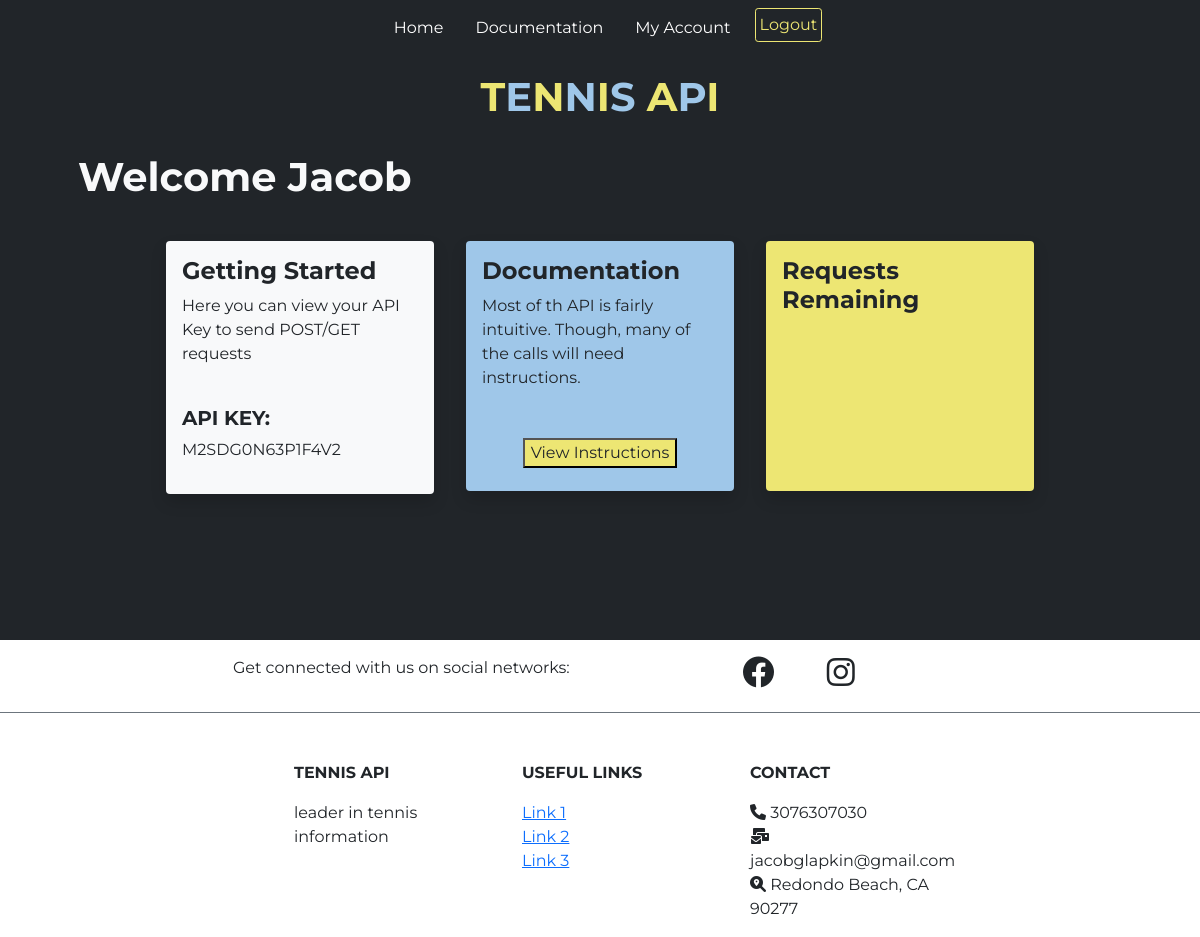
The page /home (signed in) on the database as committed earlier.
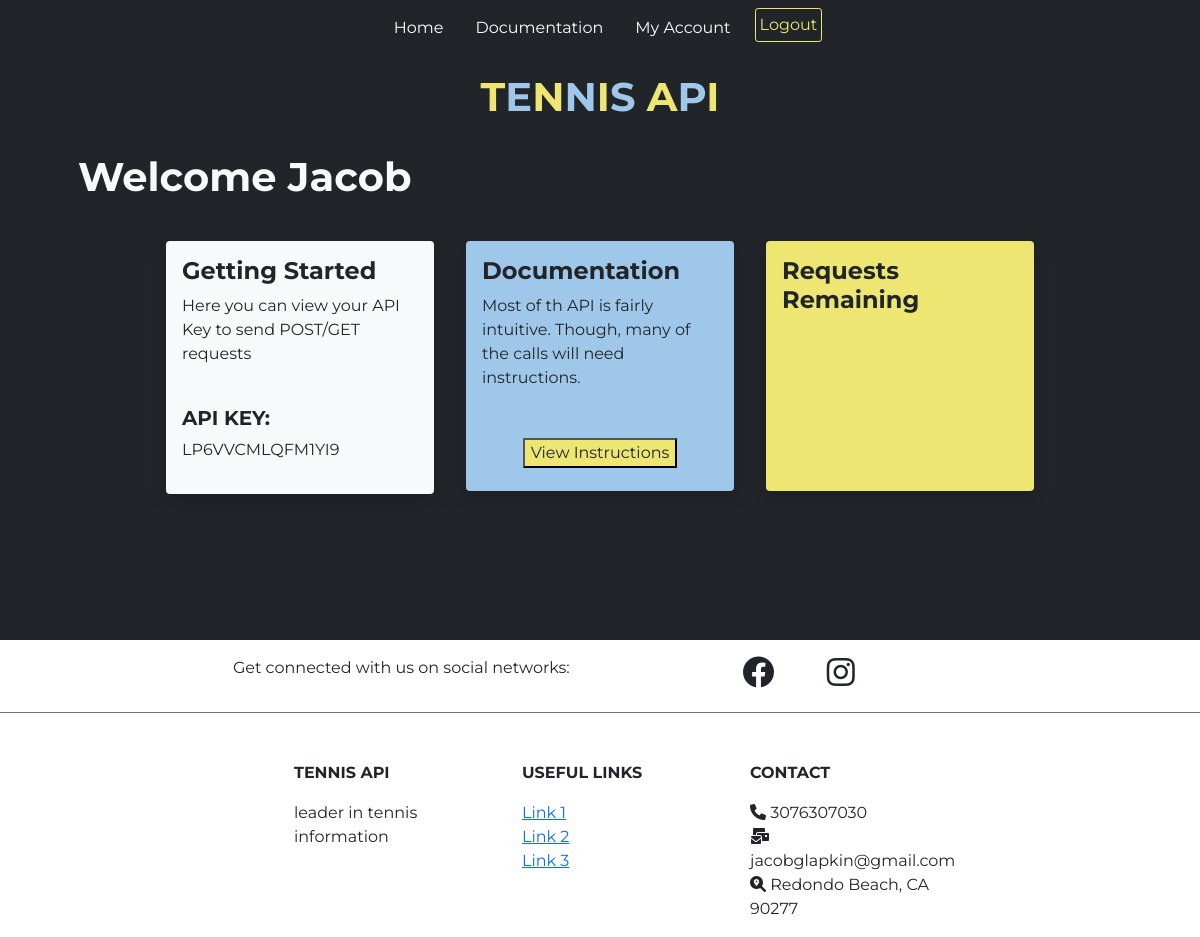
The same page on the database as committed later.
### models.py (models this page shows)
class User(db.Model, UserMixin):
    id = db.Column(db.Integer, primary_key = True)
    name = db.Column(db.String(255))
    email = db.Column(db.String(255))
    password = db.Column(db.String(255))
    key = db.Column(db.String(255))
    paid = db.Column(db.Boolean, default=False)

### views/home.py (the view)
@homes.route("/home", methods=["POST", "GET"])
@login_required
def home():
    if current_user.paid == False:
        flash("You must pay before accessing your API Key", "danger")
        return redirect(url_for('checkout'))
    return render_template("home.html")

### app.py (called while the page is built)
@login_manager.user_loader
def load_user(user_id):
    return User.query.get(int(user_id))

### templates/home.html (shortened to what this page needs)
{% extends "layout.html" %}
{% block body %}
<div class="bg-dark" style="min-height:80vh">
    <div class="pt-2 bg-dark">
        <ul class="nav justify-content-center">
          <li class="nav-item">
            <a class="nav-link nav-item-link" aria-current="page" href="{{url_for('home.home')}}"
              >Home</a
            >
          </li>
          <li class="nav-item">
            <a class="nav-link nav-item-link" href="#">Documentation</a>
          </li>
          <li class="nav-item">
            <a class="nav-link nav-item-link" href="#developer-container">My Account</a>
          </li>
          <li class="nav-item">
            <a href="{{url_for('logout')}}"><button class=" ms-2 btn-out-primary">Logout</button></a>
          </li>
        </ul>
      </div>
    <div class="container-fluid text-center p-4">
        <h1 class="fw-bold">
            <span class="text-primary-light">T</span><span class="text-secondary-light">E</span><span class="text-primary-light">N</span><span class="text-secondary-light">N</span><span class="text-primary-light">I</span><span class="text-secondary-light">S</span><span class="text-primary-light"> A</span><span class="text-secondary-light">P</span><span class="text-primary-light">I</span>
        </h1>
    </div>
    <div class="container ps-5 pb-3 text-light">
      <h1 class="fw-bold">Welcome {{current_user.name}}</h1>
    </div>
<div class="container-fluid mb-4">
    <div class="row justify-content-center">
        <div class="col-lg-3 col-md-4 p-3">
            <div class="p-3 bg-light shadow rounded" style="min-height: 250px;">
                <h4 class="fw-bold">Getting Started</h4>
                <p>Here you can view your API Key to send POST/GET requests</p><br>
                <p class="h5 fw-bold">API KEY:</p>
                <p>{{current_user.key}}</p>
            </div>
        </div>
        <div class="col-lg-3 col-md-4 p-3">
            <div class="p-3 shadow rounded text-dark bg-secondary-light" style="min-height: 250px; position:relative;">
                <h4 class="fw-bold">Documentation</h4>
                <p>
                    Most of th API is fairly intuitive. Though, many of the calls will need instructions.
                </p>
                <div class="text-center mt-5">
                    <button class="bttn-jelly bttn-md bttn-primary bg-primary-light text-dark">
                        View Instructions
                      </button>
                </div>
            </div>
        </div>
        <div class="col-lg-3 col-md-4 p-3">
            <div class="p-3 shadow rounded text-dark bg-primary-light" style="min-height: 250px;">
                <h4 class="fw-bold">Requests Remaining</h4>
            </div>
        </div>
    </div>
</div>
</div>
<div class="bg-footer" style="min-height: 20vh;">
  <div class="container-fluid p-3 border-bottom border-secondary">
    <div class="row justify-content-center">
      <div class="col-md-4 text-center">
        <p>Get connected with us on social networks:</p>
      </div>
      <div class="col-md-4 d-inline text-center">
        <div class='d-inline'>
          <a href="" class="text-dark"><i class="fa-brands fa-facebook fa-2x"></i></a>
        </div>
        <div class='d-inline ms-5'>
          <a href="" class="text-dark"><i class="fa-brands fa-instagram fa-2x"></i></a>
        </div>
      </div>
    </div>
  </div>
  <div class="row justify-content-center pt-5 pb-3">
    <div class="col-sm-2 ms-4 text-start">
      <p class="fw-bold">TENNIS API</p>
      <p>leader in tennis information</p>
    </div>
    <div class="col-sm-2 ms-4 text-start mb-3">
      <p class="fw-bold">USEFUL LINKS</p>
      <a href="">Link 1</a><br>
      <a href="">Link 2</a><br>
      <a href="">Link 3</a>
    </div>
    <div class="col-sm-2 ms-4 text-start">
      <p class="fw-bold">CONTACT</p>
      <span><i class="fa fa-phone" aria-hidden="true"></i></span><span> 3076307030</span><br>
      <span><i class="fa fa-mail-bulk" aria-hidden="true"></i></span><span> jacobglapkin@gmail.com</span><br>
      <span><i class="fas fa-search-location    "></i></span><span> Redondo Beach, CA 90277</span>
    </div>
  </div>
</div>
{% endblock %}

### templates/layout.html (shortened to what this page needs)
<!DOCTYPE html>
<html lang="en">
<head>
    <link href="https://cdn.jsdelivr.net/npm/bootstrap@5.0.2/dist/css/bootstrap.min.css" rel="stylesheet">
    <link rel="stylesheet" href="{{url_for('static', filename='styles/main.css')}}">
<link rel="stylesheet" href="https://cdnjs.cloudflare.com/ajax/libs/bttn.css/0.2.4/bttn.min.css" /></head>
<link href="https://unpkg.com/aos@2.3.1/dist/aos.css" rel="stylesheet">
<link rel="stylesheet" href="https://cdnjs.cloudflare.com/ajax/libs/font-awesome/6.0.0/css/all.min.css" />
<link
  rel="stylesheet"
  href="https://unpkg.com/swiper@8/swiper-bundle.min.css"
/>
<body>
    {% block body %}
    {% endblock %}
</body>
</html>

### static/styles/main.css (style rules this page uses)
body { font-family: 'Montserrat', sans-serif; }
.bg-primary-light { background-color: #ede673 !important; }
.bg-secondary-light { background-color: #9fc7e9 !important; }
.bg-footer { background-color: #ffffff; }
.text-primary-light { color: #ede673 }
.text-secondary-light { color: #9fc7e9 }
.nav-item-link { color:white; border-bottom: groove 1px transparent; transition: border-bottom, .5s; }
.btn-out-primary { color: #ede673; border: solid 1px #ede673; background-color: transparent; border-radius: .2rem; padding: .25rem; transition: color .5s, background-color .5s; text-align: center; }

Rows that differ between the two databases and show on the page:
changed User "Jacob": key "M2SDG0N63P1F4V2" → "LP6VVCMLQFM1YI9"
